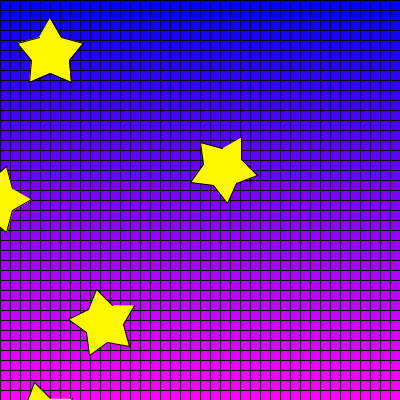
Frame 1 (no input)
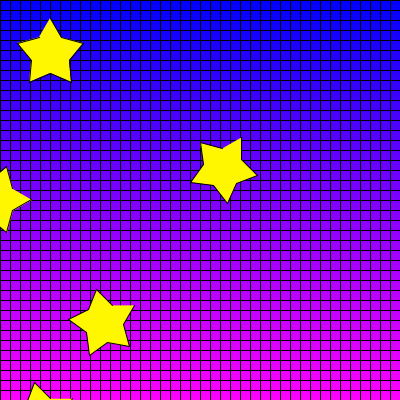
Frame 60 (the mouse pressed at the canvas centre just before this capture)
Frame 120 (the mouse held since frame 60 and released just before this capture): identical to frame 60, image omitted

The Processing sketch that drew these frames (run headless with seeded random() and noise(); from frame 60 on, the mouse is pressed at the canvas centre):

// Processing sketch: processing_91421
// ── processing_91421.pde

int[] x = {50,61,83,69,71,50,29,31,17,39};
int[] y = {18,37,43,60,82,73,82,60,43,37};

int[]x2=new int[5];
int[]y2=new int[5];

void setup(){
  
  size(400,400);
  background(255);
  smooth();
}
  
  
  void draw(){
    println(mouseX);
    println(mouseY);
    for(int i=0; i<400; i++){
      float percent=(float)i/400;
      stroke(255*percent,0,255);
      //draws 400 lines. 
      line(0,i,400,i);}
    //makes the line happen every 40 pixels.
    for(int i=0; i<400; i+=10){
      stroke(0);
     line(0,i,400,i); }
     for(int i=0; i<400; i+=10){
       stroke(0);
       line(i,0,i,400);}
    pushMatrix();
    drawShapes(0);
    popMatrix();
   
    pushMatrix();
    translate(-56,-56);
    rotate(radians(80));
    drawShapes(200);
    popMatrix();
    
    pushMatrix();
    translate(-53,-53);
    rotate(radians(30));
    drawShapes(300);
    popMatrix();
    
    pushMatrix();
    translate(-50,-50);
    rotate(radians(60));
    drawShapes(350);
    translate(100,100);
    drawShapes(300);
    popMatrix();
    
    pushMatrix();
    translate(50,50);
    rotate(radians(90));
    drawShapes(100); 
    popMatrix();
}
  
  void drawShapes(float offset){
    fill(255,247,0);
     beginShape(); 
     for(int i=0; i<x.length; i++){
      vertex(x[i]+offset, y[i]);}
      endShape();
     
     }
       /*fill(0,121,5);
       beginShape();
       vertex(200,160);
       vertex(160,200);
       vertex(240,200);
       vertex(180,180);
       endShape();*/
      
  
  
  
  
  
